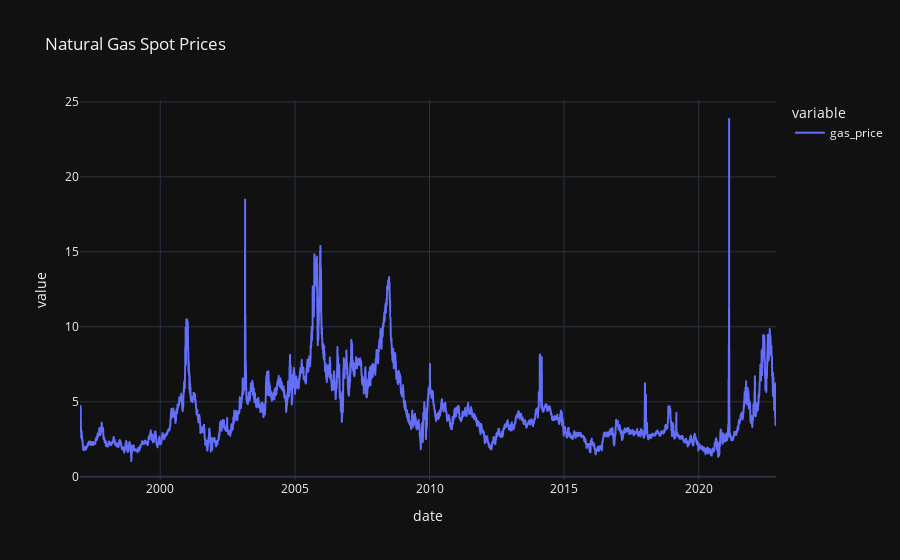

This figure's notebook cell:
### Code cell
fig = px.line(data, title = 'Natural Gas Spot Prices', template = 'plotly_dark')
fig.show()

### Figure 1 — Plotly figure (JSON) as saved in the notebook; plotly's stock layout.template omitted (floating-point values rounded to 4 significant figures; data arrays with more than 128 entries replaced by an {"elided": "..."} marker saying what was removed)
{"data": [{"hovertemplate": "variable=gas_price<br>date=%{x}<br>value=%{y}<extra></extra>", "legendgroup": "gas_price", "line": {"color": "#636efa", "dash": "solid"}, "marker": {"symbol": "circle"}, "mode": "lines", "name": "gas_price", "showlegend": true, "type": "scattergl", "x": {"elided": "6505 str values"}, "xaxis": "x", "y": {"elided": "6505 float values"}, "yaxis": "y"}], "layout": {"legend": {"title": {"text": "variable"}, "tracegroupgap": 0}, "title": {"text": "Natural Gas Spot Prices"}, "xaxis": {"anchor": "y", "domain": [0, 1], "title": {"text": "date"}}, "yaxis": {"anchor": "x", "domain": [0, 1], "title": {"text": "value"}}}}
